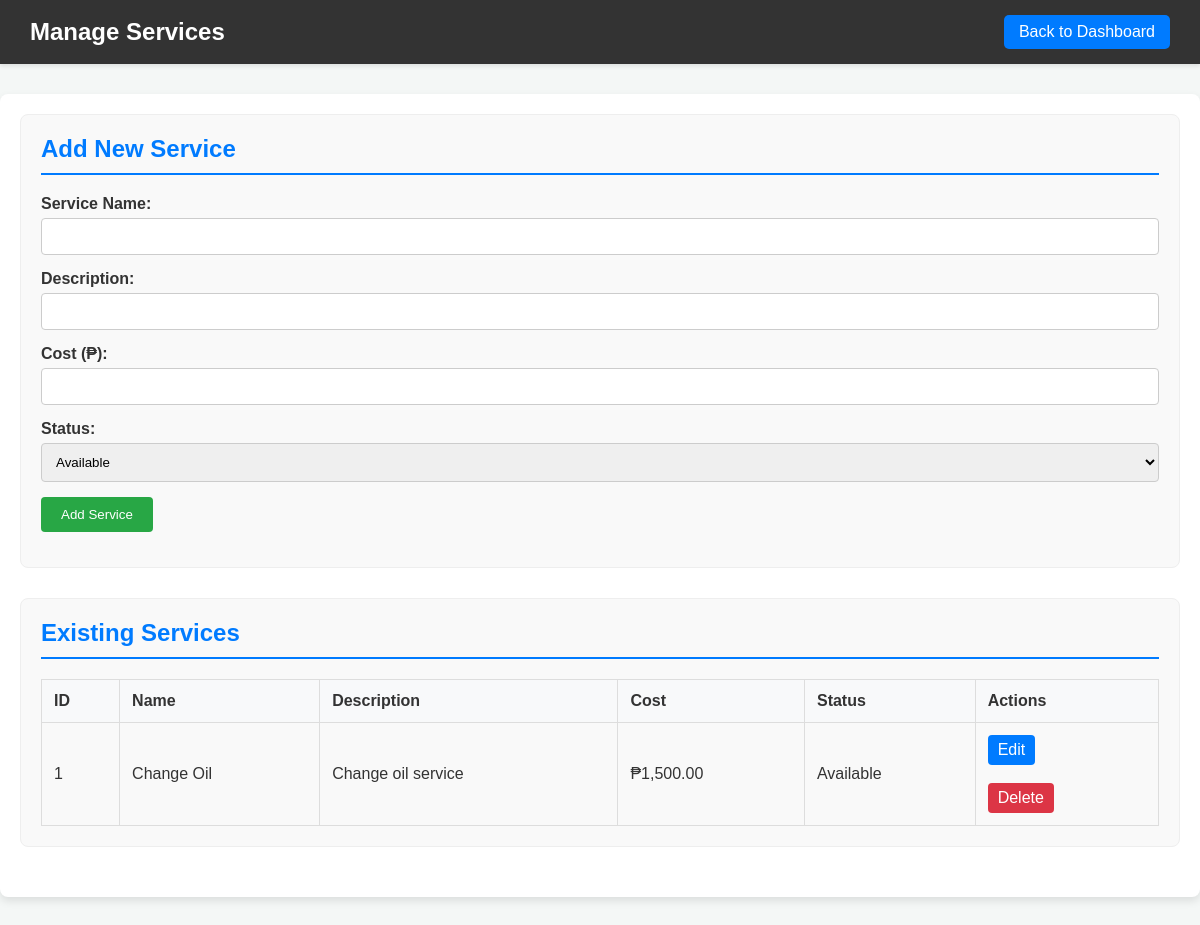
The app's page /admin_modules/settings/services.php (signed in) with its own data.
### tables this page shows
CREATE TABLE `services` (
  `id` int(11) NOT NULL,
  `name` varchar(100) DEFAULT NULL,
  `description` text DEFAULT NULL,
  `cost` decimal(10,2) DEFAULT NULL,
  `status` enum('Available','Not Available') NOT NULL DEFAULT 'Available'
);

### admin_modules/settings/services.php (the view, shortened to what this page needs)
<?php
require_once __DIR__ . '/../../resources/config.php';
$edit_service = null;
$services_stmt = $pdo->query("SELECT * FROM services");
$services = $services_stmt->fetchAll(PDO::FETCH_ASSOC);
?>
<!DOCTYPE html>
<html lang="en">
<head>
    <link rel="stylesheet" href="services.css">
</head>
<body>
    <div class="header">
        <h1>Manage Services</h1>
        <a href="../../dashboard.php" class="back-link"><i class="fas fa-arrow-left"></i> Back to Dashboard</a>
    </div>
    <div class="container">
        <div class="form-section">
            <h2><?= $edit_service ? 'Edit Service' : 'Add New Service' ?></h2>
            <form method="POST">
                <div class="form-group">
                    <label for="name">Service Name:</label>
                    <input type="text" name="name" id="name" value="<?= htmlspecialchars($edit_service['name'] ?? '') ?>" required>
                </div>
                <div class="form-group">
                    <label for="description">Description:</label>
                    <input type="text" name="description" id="description" value="<?= htmlspecialchars($edit_service['description'] ?? '') ?>" required>
                </div>
                <div class="form-group">
                    <label for="cost">Cost (₱):</label>
                    <input type="number" name="cost" id="cost" step="0.01" value="<?= htmlspecialchars($edit_service['cost'] ?? '') ?>" required>
                </div>
                <div class="form-group">
                    <label for="status">Status:</label>
                    <select name="status" id="status">
                        <option value="Available" <?= ($edit_service['status'] ?? '') === 'Available' ? 'selected' : '' ?>>Available</option>
                    </select>
                </div>
                <div class="form-group">
                    <button type="submit" name="<?= $edit_service ? 'update' : 'add' ?>">
                        <?= $edit_service ? 'Update Service' : 'Add Service' ?>
                    </button>
                </div>
            </form>
        </div>
        <div class="form-section">
            <h2>Existing Services</h2>
            <?php if (!empty($services)): ?>
                <table class="services-table">
                    <thead>
                        <tr>
                            <th>ID</th>
                            <th>Name</th>
                            <th>Description</th>
                            <th>Cost</th>
                            <th>Status</th>
                            <th>Actions</th>
                        </tr>
                    </thead>
                    <tbody>
                        <?php foreach ($services as $svc): ?>
                            <tr>
                                <td><?= $svc['id'] ?></td>
                                <td><?= htmlspecialchars($svc['name']) ?></td>
                                <td><?= htmlspecialchars($svc['description']) ?></td>
                                <td>₱<?= number_format($svc['cost'], 2) ?></td>
                                <td><?= htmlspecialchars($svc['status']) ?></td>
                                <td class="action-buttons">
                                    <a href="?edit=<?= $svc['id'] ?>" class="edit-btn">Edit</a>
                                    <br><br>
                                    <a href="?delete=<?= $svc['id'] ?>" class="delete-btn" onclick="return confirm('Are you sure you want to delete this service?');">Delete</a>
                                </td>
                            </tr>
                        <?php endforeach; ?>
                    </tbody>
                </table>
            <?php else: ?>
                <p>No services added yet.</p>
            <?php endif; ?>
        </div>
    </div>
</body>
</html>

### admin_modules/settings/services.css (style rules this page uses)
body { font-family: 'Poppins', sans-serif; background-color: #f4f7f6; margin: 0; padding: 0; color: #333; }
.header { background-color: #333; color: white; padding: 15px 30px; display: flex; justify-content: space-between; align-items: center; box-shadow: 0 2px 4px rgba(0,0,0,0.1); }
.header h1 { margin: 0; font-size: 24px; }
.header .back-link { color: white; text-decoration: none; background-color: #007bff; padding: 8px 15px; border-radius: 5px; transition: background-color 0.3s; }
.container { max-width: 1200px; margin: 30px auto; padding: 20px; background-color: white; border-radius: 8px; box-shadow: 0 4px 8px rgba(0,0,0,0.1); }
.form-section { margin-bottom: 30px; padding: 20px; border: 1px solid #eee; border-radius: 8px; background-color: #f9f9f9; }
.form-section h2 { margin-top: 0; color: #007bff; border-bottom: 2px solid #007bff; padding-bottom: 10px; margin-bottom: 20px; }
.form-group { margin-bottom: 15px; }
.form-group label { display: block; margin-bottom: 5px; font-weight: bold; }
.form-group input[type="text"], .form-group input[type="number"], .form-group select { width: 100%; padding: 10px; border: 1px solid #ccc; border-radius: 4px; box-sizing: border-box; }
.form-group button { padding: 10px 20px; background-color: #28a745; color: white; border: none; border-radius: 4px; cursor: pointer; transition: background-color 0.3s; }
.services-table { width: 100%; border-collapse: collapse; margin-top: 20px; }
.services-table th, .services-table td { border: 1px solid #ddd; padding: 12px; text-align: left; vertical-align: middle; }
.services-table thead { background-color: #f8f9fa; }
.action-buttons a { display: inline-block; padding: 6px 10px; margin-right: 5px; border-radius: 4px; text-decoration: none; color: white; transition: background-color 0.3s; }
.action-buttons .edit-btn { background-color: #007bff; width: auto; }
.action-buttons .delete-btn { background-color: #dc3545; }

### records on screen
services: id "1", name "Change Oil", description "Change oil service", cost "1,500.00", status "Available"
